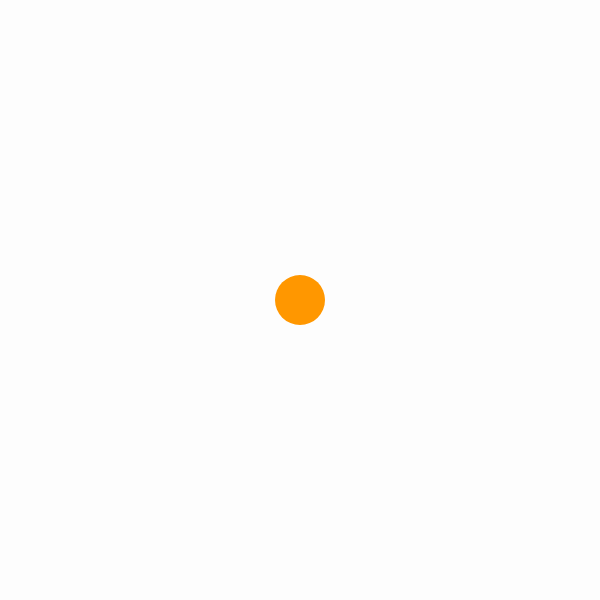
Frame 1 (no input)
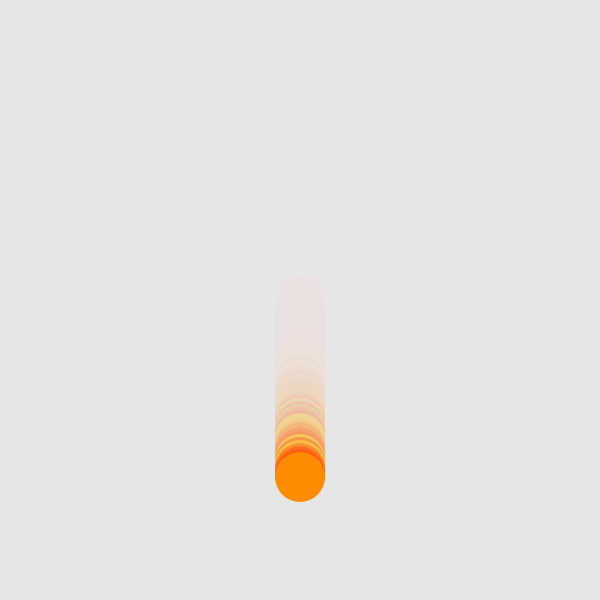
Frame 60 (no input)
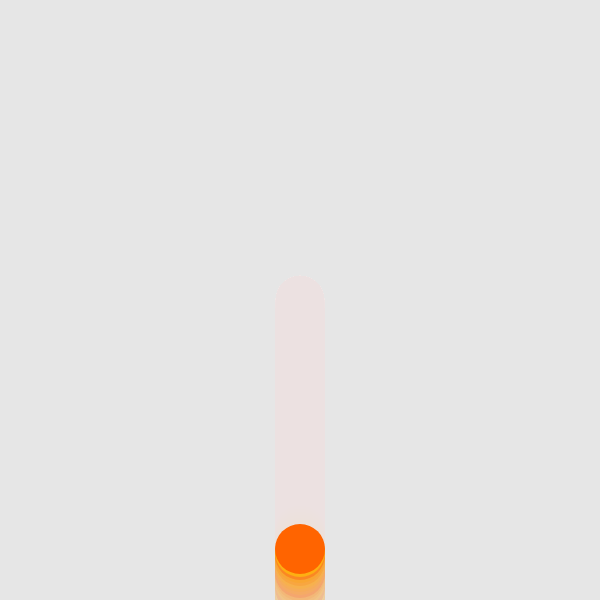
Frame 120 (the mouse pressed at the canvas centre since frame 60)

The p5.js sketch that drew these frames (run headless with seeded random() and noise() and a simulated clock; from frame 60 on, the mouse is pressed at the canvas centre):

// p5.js sketch
// ── sketch.js
let x, y
let xV = 4, yV = 3

function setup() {
  createCanvas(600, 600);
  x = width/2
  y = height/2
  // frameRate(4)
  noStroke()

}

function draw() {
  background(220,20);

  

  if(x>width){
    xV = -xV;
  }
  if(y>height){
    yV = -yV;
  }
  if(x< 0){
    xV=-xV;
  }
  if(y< 0){
    yV=-yV;
  }

  //ellipse(x + random(-50,50), y +random(-50,50), 50)

  fill(255,random(80,180),0)

 // ellipse(random(width), random(height), 50)


  ellipse(x , y ,50)

  // x += random(xV);
  // y += random(yV);

  // x += -1
   y+=yV

  print(x, y)
}
